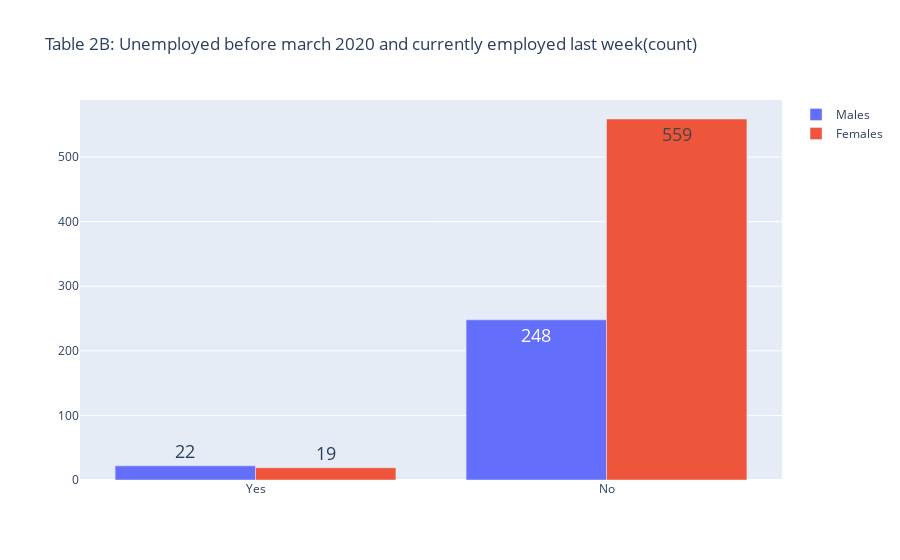
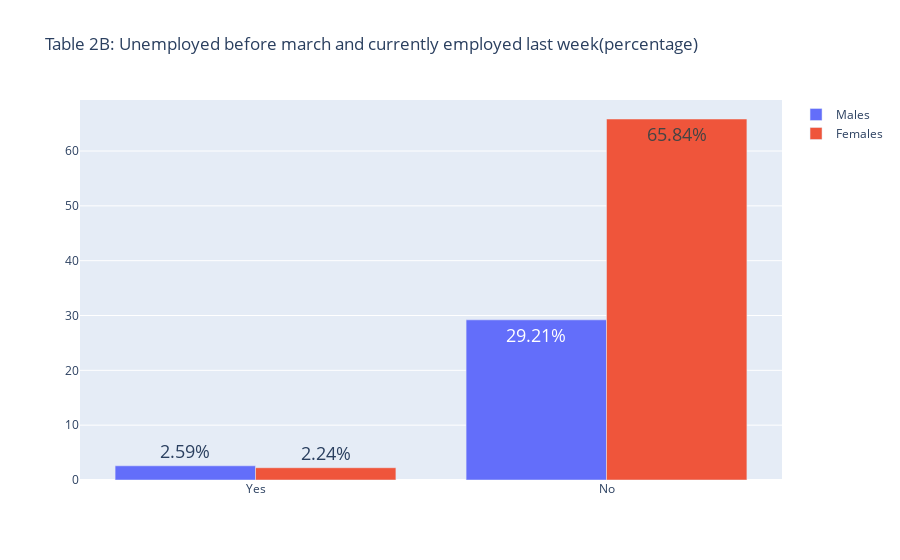

Notebook code for these charts, in order:
### Code cell
#Number of unemployed male and females who were unemployed before March 2020 but became employed last week (insert date)
# print("unemployed males:",all_males_unemployed)
# print("unemployed females:",all_females_unemployed)
answers=['Yes', 'No', 'Do not know', 'N/A']
all_males_unemployed_but_recently_had_a_job=all_males_unemployed.loc[all_males_unemployed['q24'] ==1]
all_males_unemployed_and_still_no_job=all_males_unemployed.loc[all_males_unemployed['q24'] ==0]
all_males_unemployed_q24_dk=all_males_unemployed.loc[all_males_unemployed['q24'] ==-1]
all_males_unemployed_q24_ra=all_males_unemployed.loc[all_males_unemployed['q24'] ==-2]
total_males_q24=len(all_males_unemployed_but_recently_had_a_job)+len(all_males_unemployed_and_still_no_job)+len(all_males_unemployed_q24_dk)+len(all_males_unemployed_q24_ra)

all_females_unemployed_but_recently_had_a_job = all_females_unemployed.loc[all_females_unemployed['q24'] ==1]
all_females_unemployed_and_still_no_job = all_females_unemployed.loc[all_females_unemployed['q24'] ==0]
all_females_unemployed_q24_dk = all_females_unemployed.loc[all_females_unemployed['q24'] ==-1]
all_females_unemployed_q24_ra = all_females_unemployed.loc[all_females_unemployed['q24'] ==-2]
total_females_q24=len(all_females_unemployed_but_recently_had_a_job)+len(all_females_unemployed_and_still_no_job)+len(all_females_unemployed_q24_dk)+len(all_females_unemployed_q24_ra)

print("total males q24: ",total_males_q24)
print("total females q24: ",total_females_q24)
#raw number
q24_y_male=[]
q24_y_female=[]
for i in [len(all_males_unemployed_but_recently_had_a_job), len(all_males_unemployed_and_still_no_job)]:
    temp=i
    q24_y_male.append(temp)

for j in [len(all_females_unemployed_but_recently_had_a_job), len(all_females_unemployed_and_still_no_job)]:
    temp=j
    q24_y_female.append(temp)

# print(q24_y_male)
# print(q24_y_female)


fig3 = go.Figure(data=[
    go.Bar(name='Males', x=answers, y=q24_y_male,text=q24_y_male,
            texttemplate='%{text:}',textfont_size=18),
    go.Bar(name='Females', x=answers, y=q24_y_female,text=q24_y_female,
            texttemplate='%{text:}',textfont_size=18)
])

# Change the bar mode
# DK 1-male 1-female  N/A 3 - males 1 - female
fig3.update_layout(barmode='group',title="Table 2B: Unemployed before march 2020 and currently employed last week(count)")
fig3.show()


#percentage
q24_y_male_percent=[]
q24_y_female_percent=[]
for i in [len(all_males_unemployed_but_recently_had_a_job), len(all_males_unemployed_and_still_no_job)]:
    temp=round((float(i)/(total_males_q24+total_females_q24))*(100.0),2)
    q24_y_male_percent.append(temp)

for j in [len(all_females_unemployed_but_recently_had_a_job), len(all_females_unemployed_and_still_no_job)]:
    temp=round((float(j)/(total_males_q24+total_females_q24))*(100.0),2)
    q24_y_female_percent.append(temp)

# print(q24_y_male_percent)
# print(q24_y_female_percent)


fig4 = go.Figure(data=[
    go.Bar(name='Males', x=answers, y=q24_y_male_percent,text=q24_y_male_percent,
            texttemplate='%{text:}%',textfont_size=18),
    go.Bar(name='Females', x=answers, y=q24_y_female_percent,text=q24_y_female_percent,
            texttemplate='%{text:}%',textfont_size=18)
])

# Change the bar mode
# DK 1-male 1-female  N/A 3 - males 1 - female
fig4.update_layout(barmode='group',title="Table 2B: Unemployed before march and currently employed last week(percentage)")
fig4.show()

### Figure 1 — Plotly figure (JSON) as saved in the notebook; plotly's stock layout.template omitted (floating-point values rounded to 4 significant figures)
{"data": [{"name": "Males", "text": ["22", "248"], "textfont": {"size": 18}, "texttemplate": "%{text:}", "type": "bar", "x": ["Yes", "No", "Do not know", "N/A"], "y": [22, 248]}, {"name": "Females", "text": ["19", "559"], "textfont": {"size": 18}, "texttemplate": "%{text:}", "type": "bar", "x": ["Yes", "No", "Do not know", "N/A"], "y": [19, 559]}], "layout": {"barmode": "group", "title": {"text": "Table 2B: Unemployed before march 2020 and currently employed last week(count)"}}}

### Figure 2 — Plotly figure (JSON) as saved in the notebook; plotly's stock layout.template omitted (floating-point values rounded to 4 significant figures)
{"data": [{"name": "Males", "text": ["2.59", "29.21"], "textfont": {"size": 18}, "texttemplate": "%{text:}%", "type": "bar", "x": ["Yes", "No", "Do not know", "N/A"], "y": [2.59, 29.21]}, {"name": "Females", "text": ["2.24", "65.84"], "textfont": {"size": 18}, "texttemplate": "%{text:}%", "type": "bar", "x": ["Yes", "No", "Do not know", "N/A"], "y": [2.24, 65.84]}], "layout": {"barmode": "group", "title": {"text": "Table 2B: Unemployed before march and currently employed last week(percentage)"}}}
